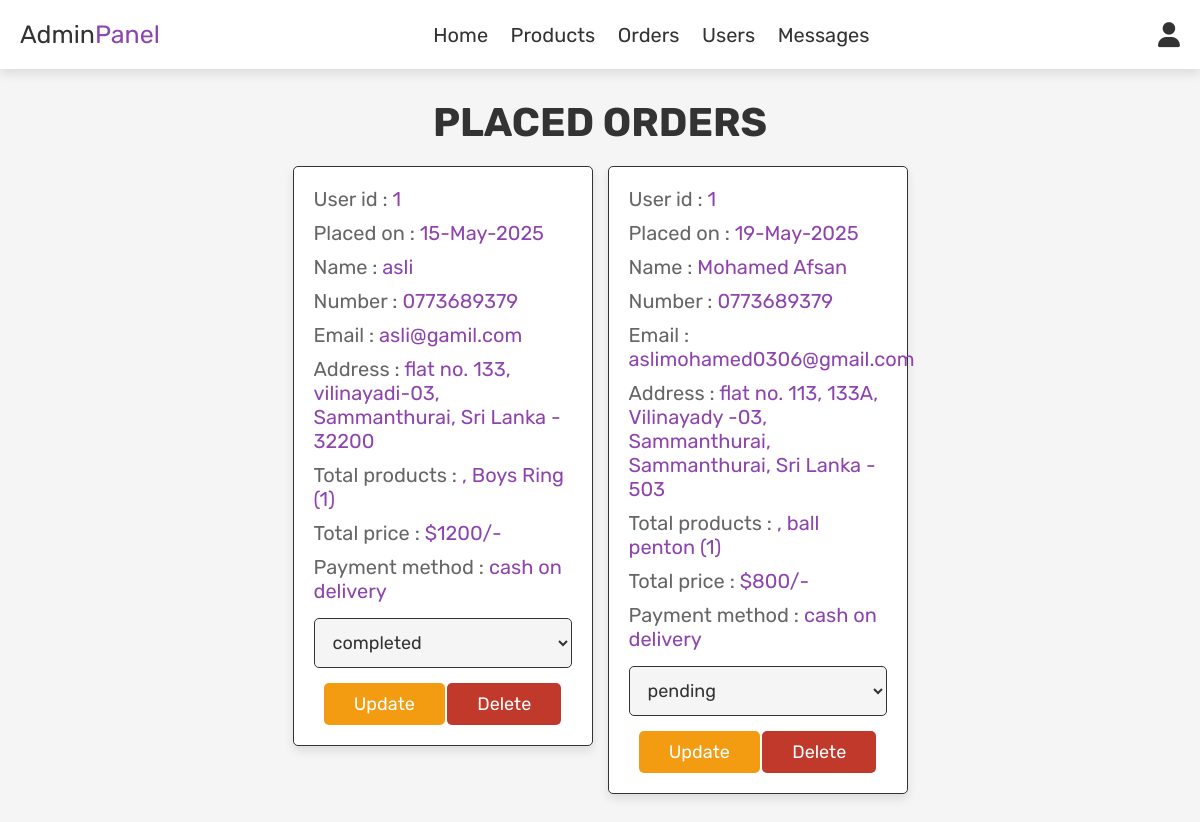
Screenshot of /admin_orders.php (signed in) with the database file from the repository.
### tables this page shows
CREATE TABLE `orders` (
  `id` int(100) NOT NULL,
  `user_id` int(100) NOT NULL,
  `name` varchar(100) NOT NULL,
  `number` varchar(12) NOT NULL,
  `email` varchar(100) NOT NULL,
  `method` varchar(50) NOT NULL,
  `address` varchar(500) NOT NULL,
  `total_products` varchar(1000) NOT NULL,
  `total_price` int(100) NOT NULL,
  `placed_on` varchar(50) NOT NULL,
  `payment_status` varchar(20) NOT NULL DEFAULT 'pending'
);

### admin_orders.php (the view, shortened to what this page needs)
<?php
include 'config.php';
?>
<!DOCTYPE html>
<html lang="en">
<head>
   <link rel="stylesheet" href="https://cdnjs.cloudflare.com/ajax/libs/font-awesome/6.0.0/css/all.min.css">
   <link rel="stylesheet" href="css/admin_style.css">
</head>
<body>
<?php include 'admin_header.php'; ?>
<section class="orders">
   <h1 class="title">Placed Orders</h1>
   <div class="box-container">
      <?php
      $select_orders = mysqli_query($conn, "SELECT * FROM `orders`") or die('query failed');
      if(mysqli_num_rows($select_orders) > 0){
         while($fetch_orders = mysqli_fetch_assoc($select_orders)){
      ?>
      <div class="box">
         <p> User id : <span><?php echo $fetch_orders['user_id']; ?></span> </p>
         <p> Placed on : <span><?php echo $fetch_orders['placed_on']; ?></span> </p>
         <p> Name : <span><?php echo $fetch_orders['name']; ?></span> </p>
         <p> Number : <span><?php echo $fetch_orders['number']; ?></span> </p>
         <p> Email : <span><?php echo $fetch_orders['email']; ?></span> </p>
         <p> Address : <span><?php echo $fetch_orders['address']; ?></span> </p>
         <p> Total products : <span><?php echo $fetch_orders['total_products']; ?></span> </p>
         <p> Total price : <span>$<?php echo $fetch_orders['total_price']; ?>/-</span> </p>
         <p> Payment method : <span><?php echo $fetch_orders['method']; ?></span> </p>
         <form action="" method="post">
            <select name="update_payment">
               <option value="" selected disabled><?php echo $fetch_orders['payment_status']; ?></option>
            </select>
            <input type="submit" value="update" name="update_order" class="option-btn">
            <a href="admin_orders.php?delete=<?php echo $fetch_orders['id']; ?>" onclick="return confirm('delete this order?');" class="delete-btn">delete</a>
         </form>
      </div>
      <?php
         }
      }else{
         echo '<p class="empty">No Orders Placed Yet!</p>';
      }
      ?>
   </div>
</section>
</body>
</html>

### css/admin_style.css (style rules this page uses)
:root { --purple:#8e44ad; --red:#c0392b; --orange:#f39c12; --black:#333; --white:#fff; --light-color:#666; --light-white:#ccc; --light-bg:#f5f5f5; --border:.1rem solid var(--black); --box-shadow:0 .5rem 1rem rgba(0,0,0,.1); }
* { font-family: 'Rubik', sans-serif; margin:0; padding:0; box-sizing: border-box; outline: none; border:none; text-decoration: none; transition:all .2s linear; }
html { font-size: 62.5%; overflow-x: hidden; }
body { background-color: var(--light-bg); }
section { padding:3rem 2rem; }
.title { text-align: center; margin-bottom: 2rem; text-transform: uppercase; color:var(--black); font-size: 4rem; }
.btn, .option-btn, .delete-btn, .white-btn { display: inline-block; margin-top: 1rem; padding:1rem 3rem; cursor: pointer; color:var(--white); font-size: 1.8rem; border-radius: .5rem; text-transform: capitalize; }
.option-btn { background-color: var(--orange); }
.delete-btn { background-color: var(--red); }
.orders .box-container { display: grid; grid-template-columns: repeat(auto-fit, 30rem); justify-content: center; gap:1.5rem; max-width: 1200px; margin:0 auto; align-items: flex-start; }
.orders .box-container .box { background-color: var(--white); padding:2rem; border:var(--border); box-shadow: var(--box-shadow); border-radius: .5rem; }
.orders .box-container .box p { padding-bottom: 1rem; font-size: 2rem; color:var(--light-color); }
.orders .box-container .box p span { color:var(--purple); }
.orders .box-container .box form { text-align: center; }
.orders .box-container .box form select { border-radius: .5rem; margin:.5rem 0; width: 100%; background-color: var(--light-bg); border:var(--border); padding:1.2rem 1.4rem; font-size: 1.8rem; color:var(--black); }

### rows the page displays
orders: user "1", placed_on "15-May-2025", name "asli", number "0773689379", email "asli@gamil.com", address "flat no. 133, vilinayadi-03, Sammanthurai, Sri Lanka - 32200", total_products ", Boys Ring (1)", total_price "1200", method "cash on delivery", update_payment "completed"
orders: user "1", placed_on "19-May-2025", name "Mohamed Afsan", number "0773689379", email "aslimohamed0306@gmail.com", address "flat no. 113, 133A, Vilinayady -03, Sammanthurai, Sammanthurai, Sri Lanka - 503", total_products ", ball penton (1)", total_price "800", method "cash on delivery", update_payment "pending"
